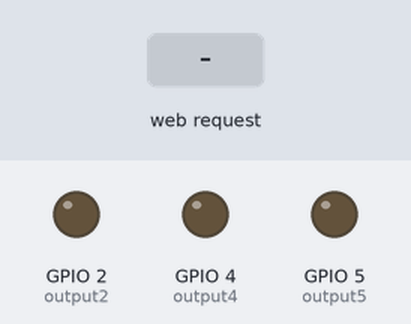
Recording of a sketch running on a simulated ESP8266 (NodeMCU). On the bench: output pins drawn as LEDs (lit = HIGH). The test bench sets the inputs (shaded band). WiFi joins after 1.5 s; servers stay silent unless stated; what the sketch prints to the serial monitor is not drawn.

Above: at 2.7 s.
2.8 s: HTTP request GET /5/on received
At 3.4 s:
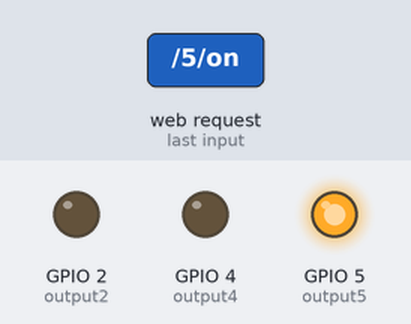
4.3 s: HTTP request GET /4/auto received
At 5.5 s:
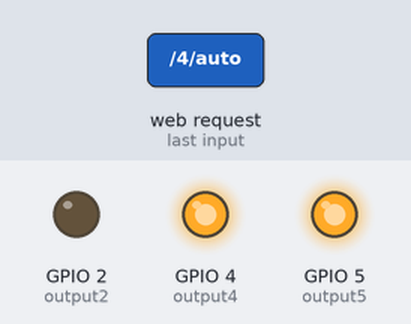
5.8 s: HTTP request GET /5/off received
At 6.9 s:
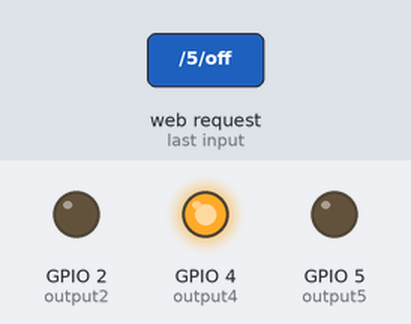
7.3 s: HTTP request GET /2/off received
At 8.0 s:
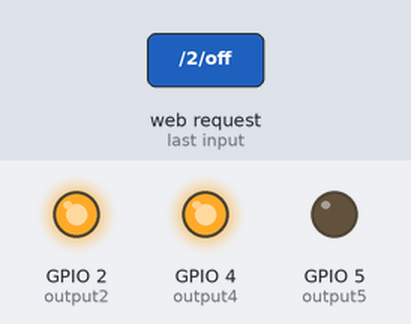
8.8 s: HTTP request GET /4/off received
At 9.1 s:
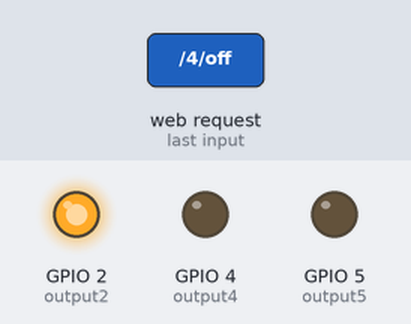
10.3 s: HTTP request GET /4/on received
At 11.5 s:
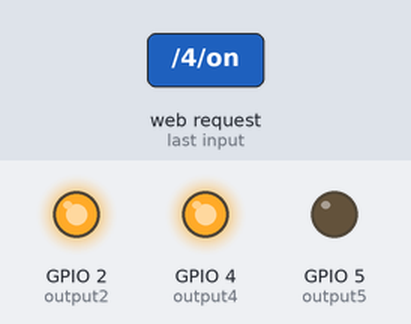
Timing chart, 0 to 12.8 s (numbered marks = the images above; inputs shaded):
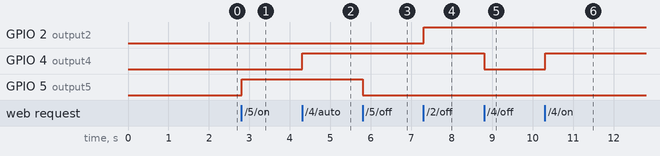

Measured:
- after the input at 2.8 s, GPIO 5 (output5): LOW → HIGH at once
- after the input at 4.3 s, GPIO 4 (output4): LOW → HIGH at once
- after the input at 5.8 s, GPIO 5 (output5): HIGH → LOW at once
- after the input at 7.3 s, GPIO 2 (output2): LOW → HIGH at once
- after the input at 8.8 s, GPIO 4 (output4): HIGH → LOW at once
- after the input at 10.3 s, GPIO 4 (output4): LOW → HIGH at once

The sketch:

MN_project.ino
```cpp
#include <ESP8266WiFi.h>
#include <WiFiClient.h>
#include <ESP8266WebServer.h>

const char* ssid     = "test";
const char* password = "12345678abc";

WiFiServer server(80);

String header;
String output5State = "off";
String output4State = "off";
String output2State = "off";
String tp="";

const int output5 = 5;
const int output4 = 4;
const int output2 = 2;
int light = 50;
int temp = 37;
int scold = 20;
int sheat = 15;
int sligh = 50;
int i = 0;
int AR = 0;

unsigned long currentTime = millis();
unsigned long ct = 0;
unsigned long previousTime = 0;
// milliseconds ( 2000ms = 2s)
const long timeoutTime = 2000;

void setup() {
  Serial.begin(115200);
  pinMode(output5, OUTPUT);
  pinMode(output4, OUTPUT);
  pinMode(output2, OUTPUT);

  digitalWrite(output5, LOW);
  digitalWrite(output4, LOW);
  digitalWrite(output2, LOW);

  Serial.print("Connecting to ");
  Serial.println(ssid);
  WiFi.begin(ssid, password);
  while (WiFi.status() != WL_CONNECTED) {
    delay(500);
    Serial.print(".");
  }

  Serial.println("");
  Serial.println("WiFi connected.");
  Serial.println("IP address: ");
  Serial.println(WiFi.localIP());
  server.begin();
  Serial.println("HTTP server started");
}

void loop(){

  if ( currentTime - ct > 10000){
    ct = currentTime;
    AR = analogRead(A0);
    light = AR / 11;
    temp = AR / 20;
  }


  if (output5State == "auto"){
    if(scold >= temp){
      digitalWrite(output5, HIGH);
    }
    else{
      digitalWrite(output5, LOW);
    }
  }
  if (output4State == "auto"){
    if(sheat >= temp){
      digitalWrite(output4, LOW);
    }
    else{
      digitalWrite(output4, HIGH);
    }
  }
  if (output2State == "auto"){
    if(sligh >= light){
      digitalWrite(output2, LOW);
    }
    else{
      digitalWrite(output2, HIGH);
    }
  }

  WiFiClient client = server.available();

  if (client) {
    Serial.println("New Client.");
    String currentLine = "";
    currentTime = millis();
    previousTime = currentTime;
    while (client.connected() && currentTime - previousTime <= timeoutTime) {
      currentTime = millis();
      if (client.available()) {
        char c = client.read();
        Serial.write(c);
        header += c;
        if (c == '\n') {
          // that's the end of the client HTTP request, so send a response:
          if (currentLine.length() == 0) {
            // HTTP headers always start with a response code (e.g. HTTP/1.1 200 OK)
            // and a content-type so the client knows what's coming, then a blank line:
            client.println("HTTP/1.1 200 OK");
            client.println("Content-type:text/html");
            client.println("Connection: close");
            client.println();

            // turns the GPIOs on and off
            if (header.indexOf("GET /5/on") >= 0) {
              Serial.println("GPIO 5 on");
              output5State = "on";
              digitalWrite(output5, HIGH);
            }

            else if (header.indexOf("GET /5/auto") >= 0) {
              Serial.println("GPIO 5 auto");
              output5State = "auto";
            }

            else if (header.indexOf("GET /5/off") >= 0) {
              Serial.println("GPIO 5 off");
              output5State = "off";
              digitalWrite(output5, LOW);
            }
      //----------------------------------------------------------
            else if (header.indexOf("GET /4/on") >= 0) {
              Serial.println("GPIO 4 on");
              output4State = "on";
              digitalWrite(output4, HIGH);
            }

            else if (header.indexOf("GET /4/auto") >= 0) {
              Serial.println("GPIO 4 auto");
              output4State = "auto";
            }

            else if (header.indexOf("GET /4/off") >= 0) {
              Serial.println("GPIO 4 off");
              output4State = "off";
              digitalWrite(output4, LOW);
            }
      //--------------------------------------------------------
            else if (header.indexOf("GET /2/on") >= 0) {
              Serial.println("GPIO 2 on");
              output2State = "on";
              digitalWrite(output2, LOW);
            }

            else if (header.indexOf("GET /2/auto") >= 0) {
              Serial.println("GPIO 2 auto");
              output2State = "auto";
            }

            else if (header.indexOf("GET /2/off") >= 0) {
              Serial.println("GPIO 2 off");
              output2State = "off";
              digitalWrite(output2, HIGH);
            }
      //-----------------------------------------------------
          if (header.indexOf("GET /action_page?cold") >= 0) {
            Serial.println(" -- ");
            i = header.indexOf("GET /action_page?cold");
            tp = "";
            tp += header[i+22];
            if ( header[i+23] != ' ')
              tp += header[i+23];
            Serial.println(tp);
            scold = tp.toInt();
          }
          if (header.indexOf("GET /action_page?heat") >= 0) {
            Serial.println(" -- ");
            i = header.indexOf("GET /action_page?heat");
            tp = "";
            tp += header[i+22];
            if ( header[i+23] != ' ')
              tp += header[i+23];
            Serial.println(tp);
            sheat = tp.toInt();
          }
          if (header.indexOf("GET /action_page?ligh") >= 0) {
            Serial.println(" -- ");
            i = header.indexOf("GET /action_page?ligh");
            tp = "";
            tp += header[i+22];
            if ( header[i+23] != ' ')
              tp += header[i+23];
            Serial.println(tp);
            sligh = tp.toInt();
          }

            client.println("<!DOCTYPE html><html>");
            client.println("<head><meta name=\"viewport\" content=\"width=device-width, initial-scale=1\">");
            client.println("<link rel=\"icon\" href=\"data:,\">");
            client.println("<link rel=\"stylesheet\" href=\"https://cdn.jsdelivr.net/npm/bootstrap@4.6.1/dist/css/bootstrap.min.css\">");
            client.println("<body style=\"background-color:#ddc888;\">");
            client.println("<style>html { font-family: Helvetica; display: inline-block; margin: 0px auto; text-align: center;}");
            client.println(".h1 {text-align: center;}");
            client.println(".button { background-color: #195B6A; border: none; color: white; padding: 16px 40px;");
            client.println("text-decoration: none; font-size: 30px; margin: 2px; cursor: pointer;}");
            client.println(".button2 {background-color: #77878A;}");
            client.println(".button3 {background-color: #f44336;}</style></head>");

            client.println("<body><h1 style=\"font-family:courier; text-align: center;\"><b>Smart Control</b></h1>");

            client.println("<div class=\"d-flex flex-column\">");
            client.println("<div class=\"d-flex flex-row justify-content-center\">");
            tp = String(temp);
            client.println("<div class=\"p-1\"><h3 style=\"text-align: center;\">Temperature </h3><div style=\"align-items: center;\"class=\"p-1\"><div role=\"progressbar\" id=\"c1\" aria-valuenow=\"25\" aria-valuemin=\"0\" aria-valuemax=\"100\" style=\"--value:"+tp+"\"></div></div></div>");
            tp = String(light);
            client.println("<div class=\"p-1\"><div class=\"circle-wrap\"><h3 style=\"text-align: center;\">Light </h3><div class=\"p-1\"><div role=\"progressbar\" id=\"c2\" aria-valuenow=\"35\" aria-valuemin=\"0\" aria-valuemax=\"100\" style=\"--value:"+tp+"\"></div></div></div></div></div></div></div>");

            //----------------------------------------------------------------------------------------------------


            // GPIO 5
            client.println("<h1 style=\"text-align: center;\"> COOLER ");
            if (output5State=="off") {
              client.println("<a href=\"/5/on\"><button class=\"button button2\">OFF</button></a>");
            }
            else if (output5State=="on"){
              client.println("<a href=\"/5/auto\"><button class=\"button\">ON</button></a>");
            }
            else {
              client.println("<a href=\"/5/off\"><button class=\"button button3\">AUTO</button></a>");
              client.println("<form action=\"/action_page\">");
              client.println("<label for=\"cold\">tempeture (1 - 99):</label>");
              tp = String(scold);
              client.println("<input type=\"number\" id=\"cold\" name=\"cold\" value=" + tp + " min=\"1\" max=\"99\">");
              client.println("<input class=\"button\" type=\"submit\" value=\"send\">");
              client.println(" </form>");
            }
            client.println(" </h1>");
             //--------------------------------------------------------------------------------------------------

            // GPIO 4
            client.println("<h1 style=\"text-align: center;\">HEATER ");
            if (output4State=="off") {
              client.println("<a href=\"/4/on\"><button class=\"button button2\">OFF</button></a>");
            }
            else if (output4State=="on"){
              client.println("<a href=\"/4/auto\"><button class=\"button\">ON</button></a>");
            }
            else {
              client.println("<a href=\"/4/off\"><button class=\"button button3\">AUTO</button></a>");
              client.println("<form action=\"/action_page\">");
              client.println("<label for=\"heat\">tempeture (1 - 99):</label>");
              tp = String(sheat);
              client.println("<input type=\"number\" id=\"heat\" name=\"heat\" value=" + tp + " min=\"1\" max=\"99\">");
              client.println("<input class=\"button\" type=\"submit\" value=\"send\">");
              client.println(" </form>");
            }
            client.println(" </h1>");
            //--------------------------------------------------------------------------------------------------


            // GPIO 2
            client.println("<h1 style=\"text-align: center;\">LAMP ");
            if (output2State=="off") {
              client.println("<a href=\"/2/on\"><button class=\"button button2\">OFF</button></a>");
            }
            else if (output2State=="on"){
              client.println("<a href=\"/2/auto\"><button class=\"button\">ON</button></a>");
            }
            else {
              client.println("<a href=\"/2/off\"><button  class=\"button button3\">AUTO</button></a>");
              client.println("<form action=\"/action_page\">");
              client.println("<label for=\"ligh\">light (1 - 99):</label>");
              tp = String(sligh);
              client.println("<input type=\"number\" id=\"ligh\" name=\"ligh\" value=" + tp + " min=\"1\" max=\"99\">");
              client.println("<input class=\"button\" type=\"submit\" value=\"send\">");
              client.println(" </form>");
            }
            client.println(" </h1>");
            client.println("<script>;var sliderTemp=document.getElementById('myTemp'),TempValue=document.getElementById('TempValue');TempValue.innerHTML=sliderTemp.value;sliderTemp.oninput=function(){TempValue.innerHTML=this.value};var sliderLight=document.getElementById('myLight'),LightValue=document.getElementById('LightValue');LightValue.innerHTML=sliderLight.value;sliderLight.oninput=function(){LightValue.innerHTML=this.value};</script>");
            client.println("<style>.sliderForValue { -webkit-appearance: none; width: 100%; height: 15px; border-radius: 5px; background: #d3d3d3; outline: none; opacity: 0.7; -webkit-transition: .2s; transition: opacity .2s; } .sliderForValue:hover { opacity: 1; } .sliderForValue::-webkit-slider-thumb { -webkit-appearance: none; appearance: none; width: 25px; height: 25px; border-radius: 50%; background: #8caa04; cursor: pointer; } .sliderForValue::-moz-range-thumb { width: 25px; height: 25px; border-radius: 50%; background: #9faa04; cursor: pointer; } .setting-box{ width: 100%; height: 300px; } .very-big-box{ width: 100%; height: 300px; } .bigBox{ resize: both; overflow: auto; } .boxRow{ display: flex; flex-direction: row; flex: 1; padding: 10px; } .sliderBox{ flex: 1; background: whitesmoke; border-radius: 15px; margin: auto; width: 50%; padding: 10px; } .center{ width: 50%; margin: auto; } .switchBox{ flex: 1;background: whitesmoke; margin-left: 10px; border-radius: 15px; width: 50%; } @keyframes growProgressBar { 0%, 33% { --pgPercentage: 0; } 100% { --pgPercentage: var(--value); } } @property --pgPercentage { syntax: '<number>'; inherits: false; initial-value: 0; } div[role=\"progressbar\"] { --me : 100%; --size: 12rem; --fg: rgb(153, 51, 139); --bg: #def; --pgPercentage: var(--value); animation: growProgressBar 3s 1 forwards; width: var(--size); height: var(--size); border-radius: 50%; display: grid; place-items: center; background: radial-gradient(closest-side, white 80%, transparent 0 99.9%, white 0), conic-gradient(var(--fg) calc(var(--pgPercentage) * 1%), var(--bg) 0) ; font-family: Helvetica, Arial, sans-serif; font-size: calc(var(--size) / 5); color: var(--fg); } div[role=\"progressbar\"]::before { counter-reset: percentage var(--value); content: counter(percentage); }</style>");

            client.println("</body></html>");

            client.println();
            break;
          } else {
            currentLine = "";
          }
        } else if (c != '\r') {
          currentLine += c;
        }
      }
    }
    header = "";
    client.stop();
    Serial.println("Client disconnected.");
    Serial.println("");
  }
}
```
